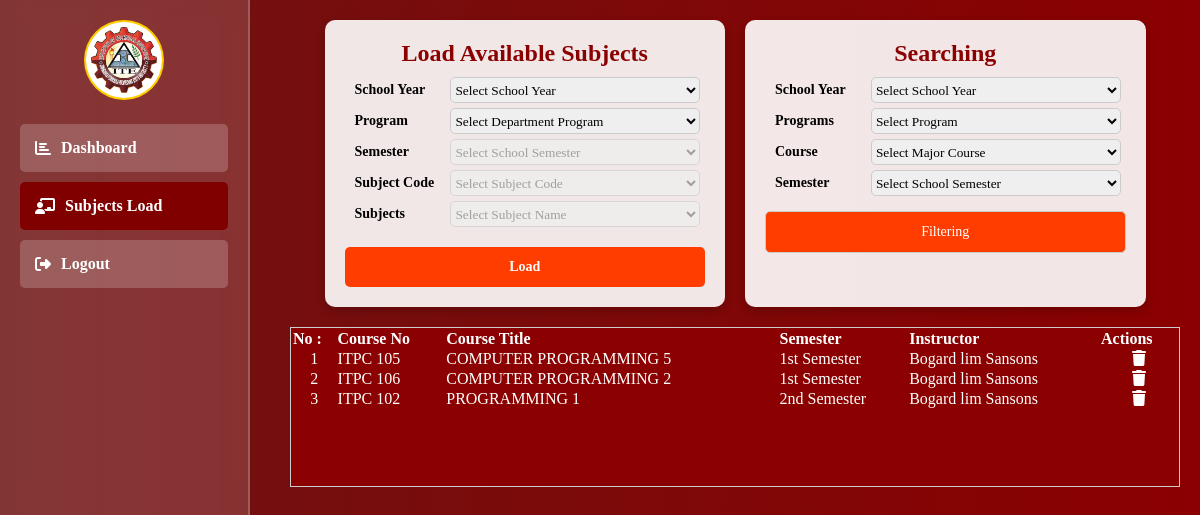
Before: /student/subject_load.php (signed in) with the older database file.
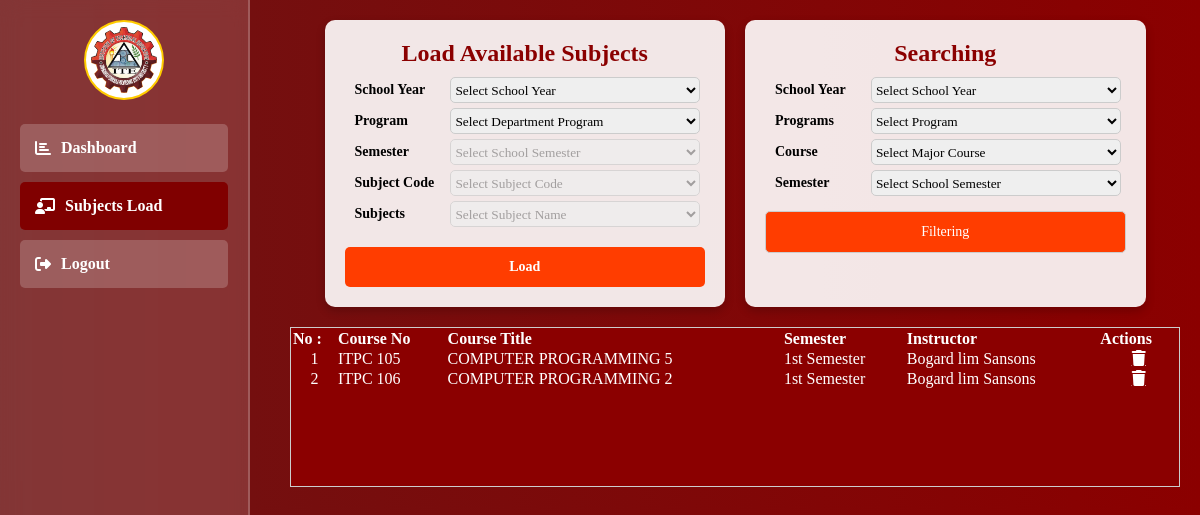
After: the same page with the newer database file.
### tables this page shows
CREATE TABLE `student_with_subjects` (
  `id` int(11) NOT NULL,
  `student_id` int(11) NOT NULL,
  `teacher_id` int(100) NOT NULL,
  `semester` int(11) NOT NULL,
  `program_id` varchar(10) NOT NULL,
  `school_year` varchar(100) NOT NULL,
  `subject_code` varchar(100) NOT NULL,
  `subject_name` varchar(100) NOT NULL,
  `college_level` varchar(100) NOT NULL,
  `teacher_name` varchar(100) NOT NULL,
  `grade` double NOT NULL,
  `status` varchar(100) NOT NULL,
  `remark` varchar(100) NOT NULL,
  `final` varchar(100) NOT NULL,
  `created_at` datetime NOT NULL DEFAULT current_timestamp()
);

### student/student_function.php (called while the page is built, shortened)
<?php
include "../db_connect.php";
function getStudentSubject($student_id)
{
    global $pdo;
    $sql = "SELECT DISTINCT * FROM student_with_subjects WHERE student_id = ?";
    try {
        $stmt = $pdo->prepare($sql);
        $stmt->execute([$student_id]);
        return $stmt->fetchAll();
    } catch (PDOException $e) {
        echo 'Error: ' . $e->getMessage();
        return [];
    }
}
function getTeacherById($id)
{
    global $pdo;
    try {
        $stmt = $pdo->prepare(" SELECT id, CONCAT(lname, ' ',mname, ' ',fname) AS teacher_name FROM teachers WHERE id = ? ");
        $stmt->execute([$id]);
        return $stmt->fetch(PDO::FETCH_ASSOC);
    } catch (PDOException $e) {
        error_log("Database Error: " . $e->getMessage());
        return [];
    }
}
?>

### student/subject_load.php (the view, shortened to what the changed rows need)
<?php
include "../db_connect.php";
include "./student_function.php";
$student_id = $_SESSION['student_id'];
?>
<!DOCTYPE html>
<html lang="en">
<head>
    <link rel="stylesheet" href="https://cdnjs.cloudflare.com/ajax/libs/font-awesome/6.2.0/css/all.css">
</head>
<body>
    <div class="content">
        <div class="dashboard-container">
            <div class="card">
                <h2>Load Available Subjects</h2>
            </div>
            <div class="card">
                <h2>Searching</h2>
            </div>
            <div class="card-table" id="tableNone"
                style="width: 100%; color: #ccc; border: 1px solid #ccc; height: 10rem; background-color: #8B0000; overflow-y: scroll;">
                <div class="tables-content" style=" background-color: #8B0000; display: flex; color: white;">
                    <table class="table" style=" width: 100%; text-align: left; ">
                        <thead>
                            <tr>
                                <th>No :</th>
                                <th>Course No</th>
                                <th>Course Title</th>
                                <th>Semester</th>
                                <th>Instructor</th>
                                <th>Actions</th>
                            </tr>
                        </thead>
                        <tbody>
                            <?php $subject = getStudentSubject($student_id);
                            foreach ($subject as $key => $value) { ?>
                            <tr>
                                <td style="text-align: center;"><?php echo $key + 1 ?></td>
                                <td><?php echo $value['subject_code'] ?></td>
                                <td><?php echo $value['subject_name'] ?>
                                </td>
                                <td><?php if ($value['semester'] == 1) {
                                        echo '1st Semester';
                                    } else {
                                        echo '2nd Semester';
                                    } ?>
                                </td>
                                <?php $teacher = getTeacherById($value['teacher_id']); ?>
                                <td><?php echo $teacher['teacher_name']; ?></td>
                                <td style="margin: 5px; text-align: center; color: #FFFFFF; ">
                                    <a href="subject_load.php?action=delete&subject_id=<?php echo $value['id'] ?>&student_id=<?php echo $value['student_id'] ?>"
                                        class="fa fa-trash" style="cursor: pointer; color: #FFFFFF;"></a>
                                </td>
                            </tr>
                            <?php } ?>
                        </tbody>
                    </table>
                </div>
            </div>
        </div>
</body>
</html>

Changed rows visible on the page:
removed student_with_subjects: subject_code "ITPC 102", subject_name "PROGRAMMING 1", semester "2nd Semester", teacher_name "Bogard lim Sansons"
